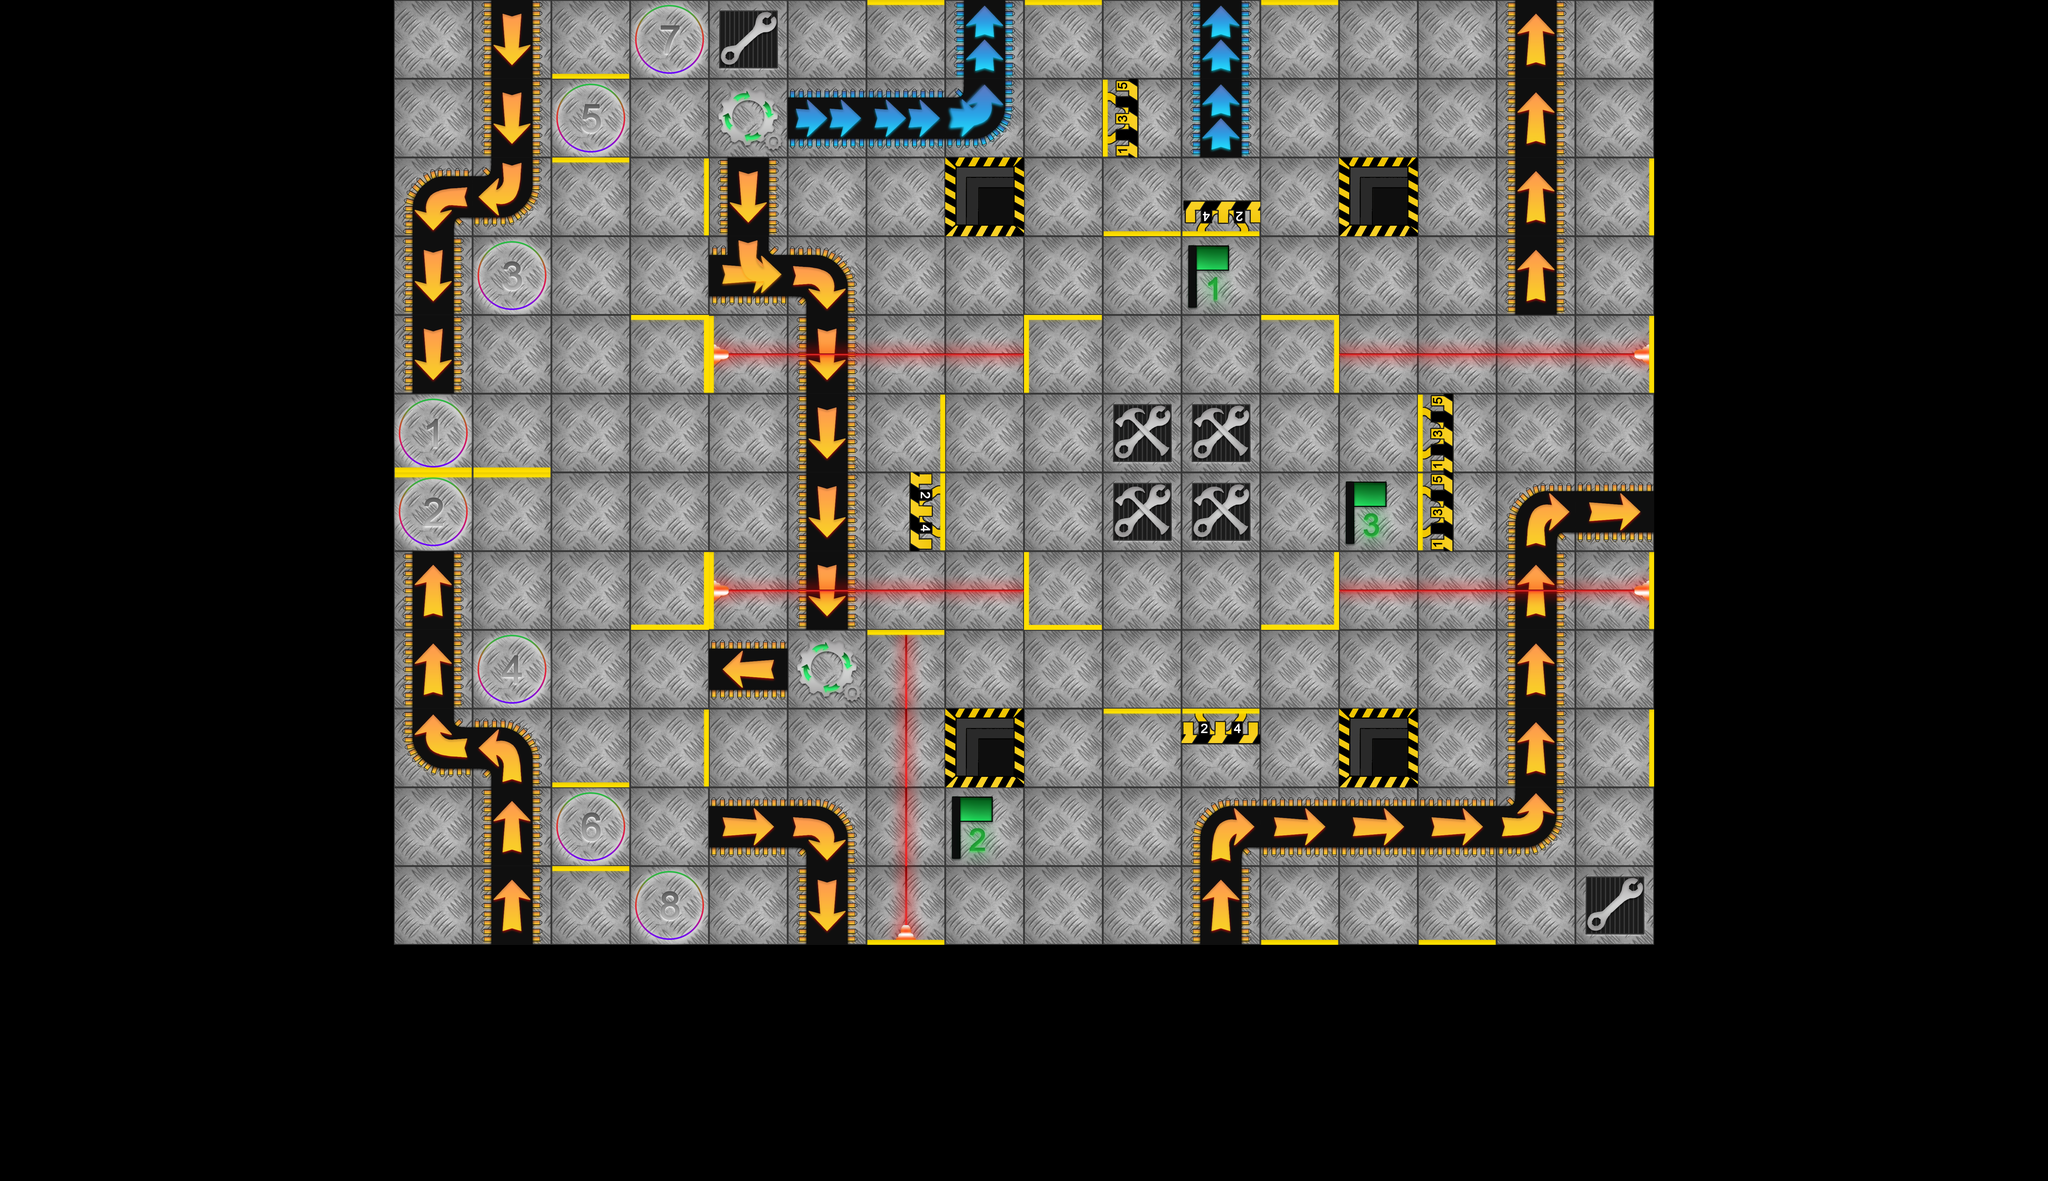

A 2D game scene composited from a Tiled map and its tileset images. What follows is a short description and the map's XML, with each tile layer's data collapsed to a summary:
An orthogonal 26x15 tile map with 256x256 px tiles, 16 tile layers (ground, yellowArrow, laserBeam, laser, ...).

<map version="1.2" tiledversion="1.3.2" orientation="orthogonal" renderorder="right-down" compressionlevel="0" width="26" height="15" tilewidth="256" tileheight="256" infinite="0" nextlayerid="18" nextobjectid="1">
 <tileset firstgid="1" source="Tileset.tsx" />
 <layer id="1" name="ground" width="26" height="15">
  <data>[390 cells, 192 non-empty, 1 distinct tile ids]</data>
 </layer>
 <layer id="2" name="yellowArrow" width="26" height="15">
  <data>[390 cells, 38 non-empty, 12 distinct tile ids]</data>
 </layer>
 <layer id="13" name="laserBeam" width="26" height="15">
  <data>[390 cells, 20 non-empty, 2 distinct tile ids]</data>
 </layer>
 <layer id="12" name="laser" width="26" height="15">
  <data>[390 cells, 5 non-empty, 3 distinct tile ids]</data>
 </layer>
 <layer id="10" name="pusher" width="26" height="15">
  <data>[390 cells, 6 non-empty, 4 distinct tile ids]</data>
 </layer>
 <layer id="14" name="cog" width="26" height="15">
  <data>[390 cells, 2 non-empty, 1 distinct tile ids]</data>
 </layer>
 <layer id="3" name="blueArrow" width="26" height="15">
  <data>[390 cells, 6 non-empty, 3 distinct tile ids]</data>
 </layer>
 <layer id="5" name="playerStart" width="26" height="15">
  <data>[390 cells, 8 non-empty, 8 distinct tile ids]</data>
 </layer>
 <layer id="6" name="wall" width="26" height="15">
  <data>[390 cells, 32 non-empty, 4 distinct tile ids]</data>
 </layer>
 <layer id="7" name="doubleWall" width="26" height="15">
  <data>[390 cells, 6 non-empty, 4 distinct tile ids]</data>
 </layer>
 <layer id="8" name="repair" width="26" height="15">
  <data>[390 cells, 6 non-empty, 2 distinct tile ids]</data>
 </layer>
 <layer id="9" name="hole" width="26" height="15">
  <data>[390 cells, 4 non-empty, 1 distinct tile ids]</data>
 </layer>
 <layer id="11" name="flag" width="26" height="15">
  <data>[390 cells, 3 non-empty, 3 distinct tile ids]</data>
 </layer>
 <layer id="16" name="card" width="26" height="15">
  <data>[390 cells, 0 non-empty, 0 distinct tile ids]</data>
 </layer>
 <layer id="17" name="playerHud" width="26" height="15">
  <data>[390 cells, 0 non-empty, 0 distinct tile ids]</data>
 </layer>
 <layer id="15" name="player" width="26" height="15">
  <data>[390 cells, 0 non-empty, 0 distinct tile ids]</data>
 </layer>
</map>
